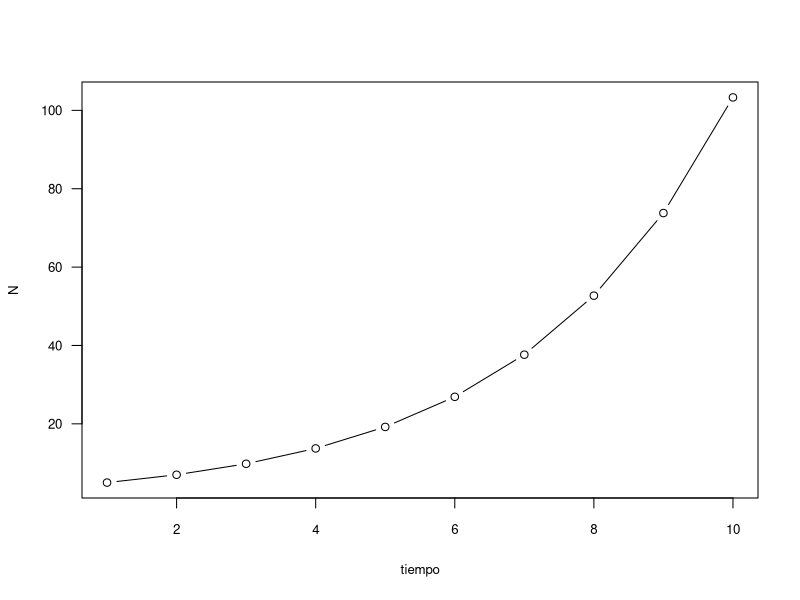
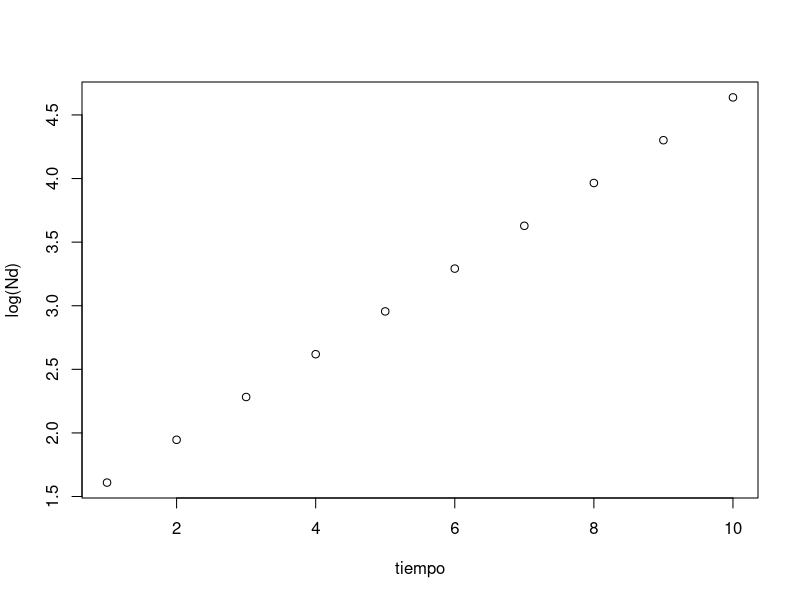
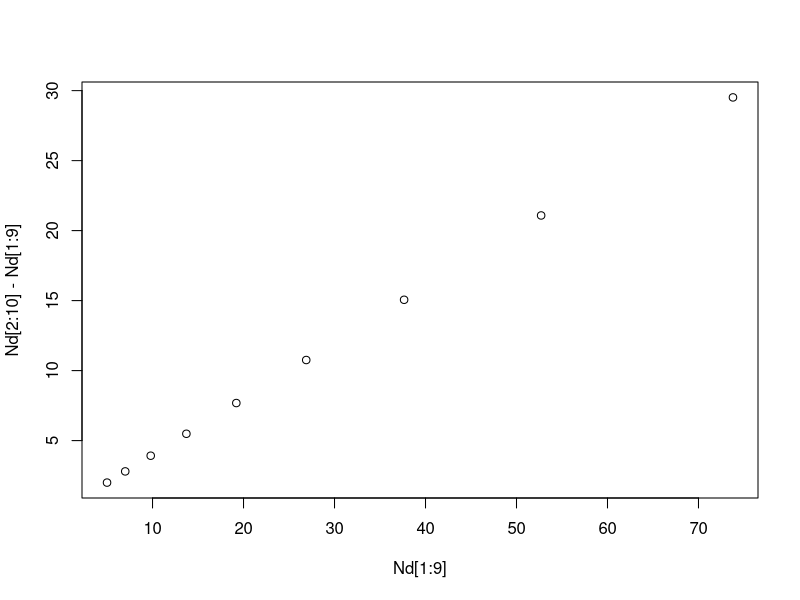
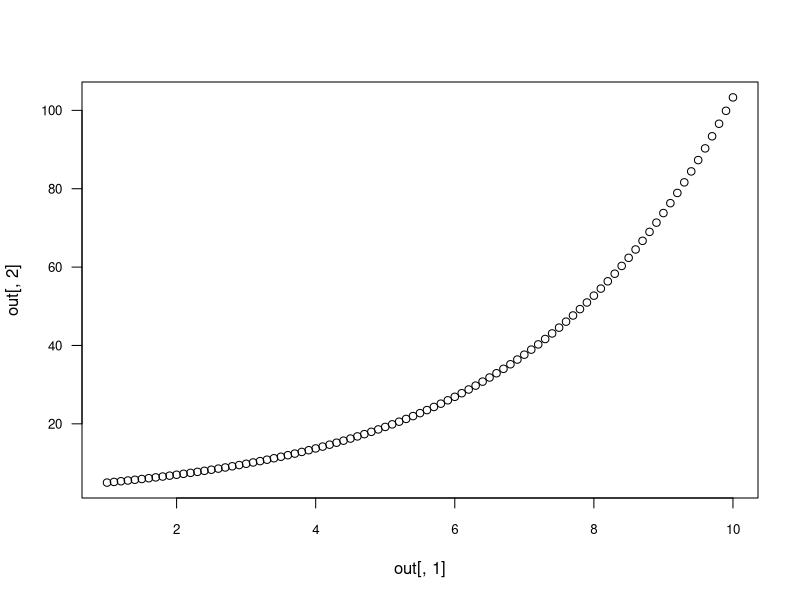
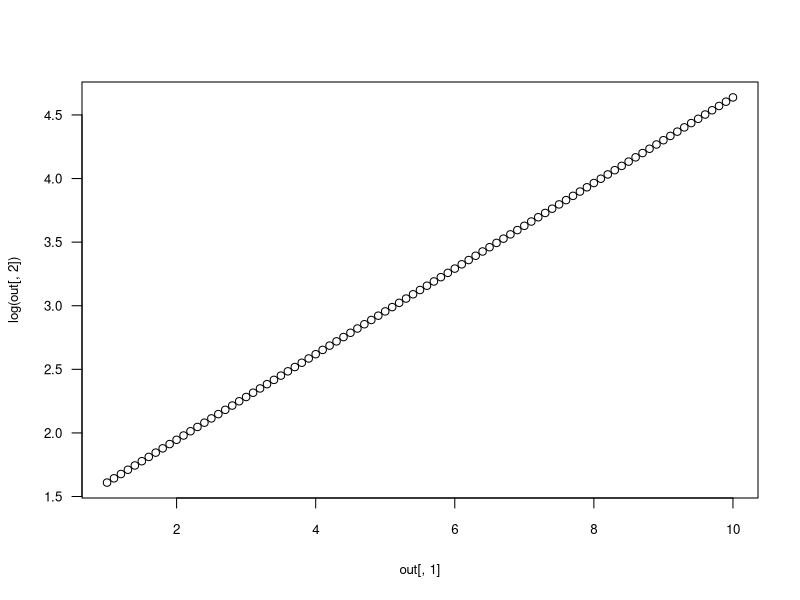

The R source for these figures, in order:

# creci discreto ----------------------------------------------------------

# fabrico el vector donde se van a guardar los valores de abundancia Nd en el tiempo
# tiene 10 lugares
Nd <- numeric(10) 

# defino el valor de la tasa de crecimiento
lambda <- 1.4 

# defino el valor inicial de abundancia
# Para poder indicar un lugar en un vector usamos los corchetes 
# que indican cuáles valores conforman el subset que nos interesa trabajar: 
# "de todo el vector de abundancias Nd que contiene 10 lugares, 
# al primer lugar [1] lo lleno con el valor 5"
Nd[1] <- 5 

# voy a hacer un ciclo de repeticiones: 
# t va a tomar valores entre 2 y 10 de a uno por vez
# (pregunta: ¿por qué no desde el valor 1?)
for(t in 2:10){
  Nd[t]<-lambda*Nd[t-1] # la ecuación de crecimiento geométrico
} 

Nd # va a mostrarnos en la consola los valores que toma Nd

# Vamos a hacer un gráfico simple de nuestras variables
# usando la función plot:
# el primer argumento es la variable que va al eje x
# el segundo es la variable que va al eje y

# va a graficar Nd en el tiempo
# GRÁFICO 1
plot(c(1:10),Nd,type='b',cex.lab=0.8,ylab='N',xlab='tiempo',cex.axis=0.8,las=1)

# va a graficar el log de Nd en el tiempo
# GRÁFICO 2
plot(c(1:10),log(Nd), xlab='tiempo')

# va a graficar el reclutamiento proporcional según el tamaño poblacional
# GRÁFICO 3
plot(Nd[1:9],Nd[2:10]-Nd[1:9]) 


# creci continuo ----------------------------------------------------------------

# tenemos que cargar las funciones del paquete deSolve
library(deSolve)  

# fabricamos la función que calcula el crecimiento continuo
# MUY importante ejecutar completo desde cexp... hasta cierre de llave }
cexp <- function(t,y,parms) {
  n<-y[1]
  r<-parms[1]
  dN.dt<-r*n
  return(list(c(dN.dt)))
}

# vamos a calcular la abundancia integrando con la función ode
# el primer argumento es la condición inicial de N: 5
# el segundo argumento los límites para la integración: 1 a 10, cada 0.1 
# el tercer argumento la función a integrar: cexp que recién fabricamos
# y último el valor de los parámetros: en este caso la tasa de crecimiento r

out <- ode(5,seq(1.0,10,by=0.1),cexp,c(r=0.3364722)) 

# para ver el resultado miremos el objeto ode por dentro
out

# pregunta: ¿qué es la columna 1? ¿y la 2?

# vamos a graficar:
# el siguiente código va a graficar en el eje x la columna 1 
# y en en el eje de las ordenadas (eje y) la columna 2
# GRÁFICO 4
plot(out[,1],out[,2],las=1,type='b',cex.axis=0.8) 

# ahora el log de los valores en el eje y en el tiempo
# GRÁFICO 5
plot(out[,1],log(out[,2]),las=1,cex.axis=0.8,cex.lab=0.8,type='b')
